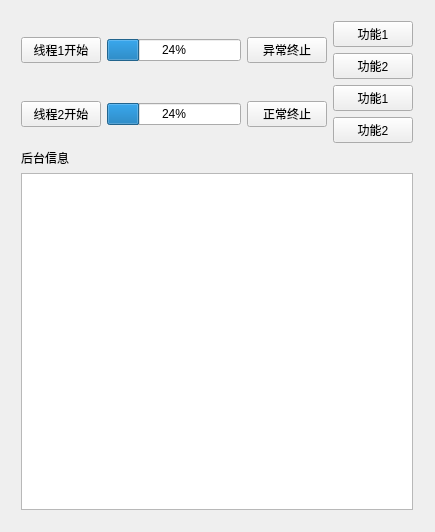
<?xml version="1.0" encoding="UTF-8"?>
<ui version="4.0">
 <class>controller</class>
 <widget class="QWidget" name="controller">
  <property name="geometry">
   <rect>
    <x>0</x>
    <y>0</y>
    <width>435</width>
    <height>532</height>
   </rect>
  </property>
  <property name="windowTitle">
   <string>controller</string>
  </property>
  <widget class="QWidget" name="gridLayoutWidget">
   <property name="geometry">
    <rect>
     <x>10</x>
     <y>10</y>
     <width>414</width>
     <height>511</height>
    </rect>
   </property>
   <layout class="QGridLayout" name="gridLayout">
    <item row="2" column="3">
     <widget class="QPushButton" name="btnF3">
      <property name="text">
       <string>功能1</string>
      </property>
     </widget>
    </item>
    <item row="0" column="1" rowspan="2">
     <widget class="QProgressBar" name="progressBar1">
      <property name="value">
       <number>24</number>
      </property>
     </widget>
    </item>
    <item row="4" column="0" colspan="4">
     <widget class="QLabel" name="label">
      <property name="text">
       <string>后台信息</string>
      </property>
     </widget>
    </item>
    <item row="0" column="3">
     <widget class="QPushButton" name="btnF1">
      <property name="text">
       <string>功能1</string>
      </property>
     </widget>
    </item>
    <item row="3" column="3">
     <widget class="QPushButton" name="btnF4">
      <property name="text">
       <string>功能2</string>
      </property>
     </widget>
    </item>
    <item row="2" column="2" rowspan="2">
     <widget class="QPushButton" name="btnTerm2">
      <property name="text">
       <string>正常终止</string>
      </property>
     </widget>
    </item>
    <item row="2" column="1" rowspan="2">
     <widget class="QProgressBar" name="progressBar2">
      <property name="value">
       <number>24</number>
      </property>
     </widget>
    </item>
    <item row="2" column="0" rowspan="2">
     <widget class="QPushButton" name="btnStart2">
      <property name="text">
       <string>线程2开始</string>
      </property>
     </widget>
    </item>
    <item row="1" column="3">
     <widget class="QPushButton" name="btnF2">
      <property name="text">
       <string>功能2</string>
      </property>
     </widget>
    </item>
    <item row="0" column="2" rowspan="2">
     <widget class="QPushButton" name="btnTerm1">
      <property name="text">
       <string>异常终止</string>
      </property>
     </widget>
    </item>
    <item row="0" column="0" rowspan="2">
     <widget class="QPushButton" name="btnStart1">
      <property name="text">
       <string>线程1开始</string>
      </property>
     </widget>
    </item>
    <item row="5" column="0" colspan="4">
     <widget class="QPlainTextEdit" name="plainTextEdit"/>
    </item>
   </layout>
  </widget>
 </widget>
 <layoutdefault spacing="6" margin="11"/>
 <resources/>
 <connections/>
</ui>
